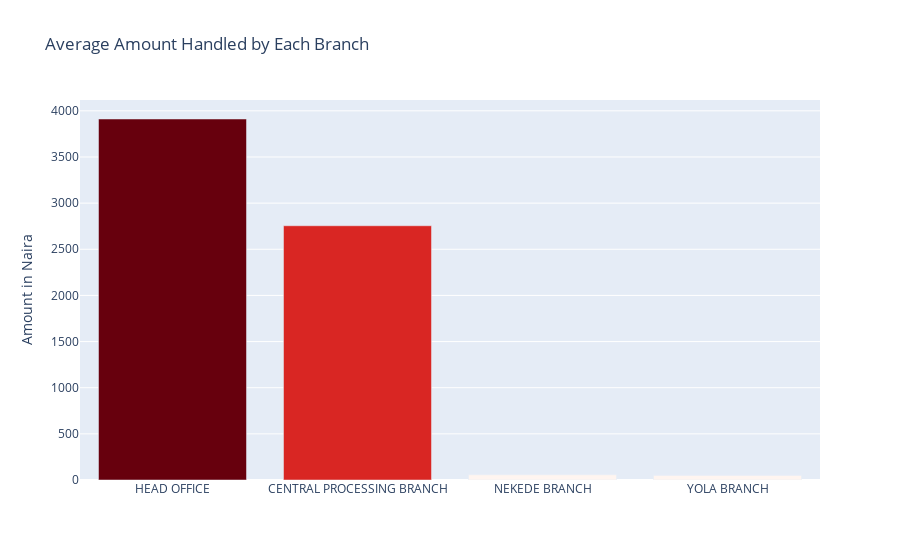

This figure's notebook cell:
### Markdown cell above
Head office has the highest mean amount of transactions.

### Code cell
trans_type_mean = round(trans.groupby('trans_branch')['amount'].mean(), 2).\
                    sort_values(ascending=False).to_frame()
trace = go.Bar(
    x=trans_type_mean.index,
    y=trans_type_mean.amount,
    marker=dict(color=trans_type_mean.amount, 
                colorscale='Reds')
)

data = [trace]
layout = go.Layout(title = 'Average Amount Handled by Each Branch',
                   yaxis = dict(title = 'Amount in Naira'))
fig= go.Figure(data=data, layout=layout)
po.iplot(fig)

### Figure 1 — Plotly figure (JSON) as saved in the notebook; plotly's stock layout.template omitted (floating-point values rounded to 4 significant figures)
{"data": [{"marker": {"color": [3912.0, 2755.0, 56.25, 50], "colorscale": [[0, "rgb(255,245,240)"], [0.125, "rgb(254,224,210)"], [0.25, "rgb(252,187,161)"], [0.375, "rgb(252,146,114)"], [0.5, "rgb(251,106,74)"], [0.625, "rgb(239,59,44)"], [0.75, "rgb(203,24,29)"], [0.875, "rgb(165,15,21)"], [1, "rgb(103,0,13)"]]}, "type": "bar", "x": ["HEAD OFFICE", "CENTRAL PROCESSING BRANCH", "NEKEDE BRANCH", "YOLA BRANCH"], "y": [3912.0, 2755.0, 56.25, 50]}], "layout": {"title": {"text": "Average Amount Handled by Each Branch"}, "yaxis": {"title": {"text": "Amount in Naira"}}}}
